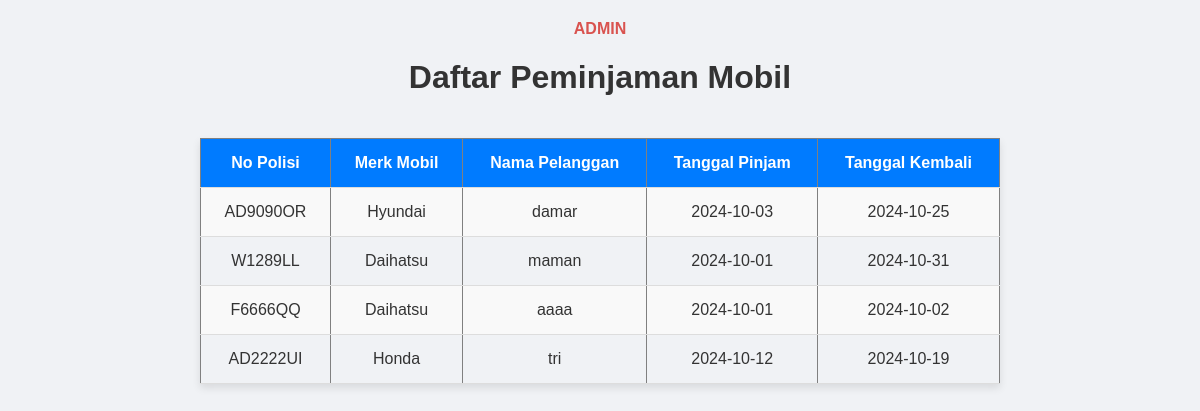
The page / on the database its author committed.
### tables this page shows
CREATE TABLE `peminjaman` (
  `id_pinjam` int(11) NOT NULL,
  `nopol` varchar(8) NOT NULL,
  `kode_pelanggan` varchar(4) NOT NULL,
  `tgl_pinjam` date NOT NULL,
  `tgl_kembali` date NOT NULL
);

CREATE TABLE `mobil` (
  `nopol` varchar(8) NOT NULL,
  `nama_pemilik` varchar(20) NOT NULL,
  `alamat` varchar(35) NOT NULL,
  `merk` varchar(15) NOT NULL,
  `type` varchar(15) NOT NULL,
  `jenis` varchar(15) NOT NULL,
  `tahun_pembuatan` int(4) DEFAULT NULL,
  `warna` varchar(15) DEFAULT NULL
);

CREATE TABLE `pelanggan` (
  `kode_pelanggan` varchar(4) NOT NULL,
  `nama_pemilik` varchar(20) NOT NULL,
  `alamat` varchar(35) NOT NULL,
  `telp` varchar(15) DEFAULT NULL
);

### index.php (the view, shortened to what this page needs)
<?php
include 'db.php';
$result = mysqli_query($koneksi, "
    SELECT peminjaman.id_pinjam, peminjaman.tgl_pinjam, peminjaman.tgl_kembali,
           mobil.nopol, mobil.merk, pelanggan.nama_pemilik
    FROM peminjaman
    JOIN mobil ON peminjaman.nopol = mobil.nopol
    JOIN pelanggan ON peminjaman.kode_pelanggan = pelanggan.kode_pelanggan
");
?>
<!DOCTYPE html>
<html lang="en">
<head>
</head>
<body>
    <a href="admin.php">ADMIN</a>
    <h1>Daftar Peminjaman Mobil</h1>
    <table border="1" cellpadding="10" cellspacing="0">
        <tr>
            <th>No Polisi</th>
            <th>Merk Mobil</th>
            <th>Nama Pelanggan</th>
            <th>Tanggal Pinjam</th>
            <th>Tanggal Kembali</th>
        </tr>
        <?php while ($row = mysqli_fetch_assoc($result)) : ?>
        <tr>
            <td><?= $row['nopol']; ?></td>
            <td><?= $row['merk']; ?></td>
            <td><?= $row['nama_pemilik']; ?></td>
            <td><?= $row['tgl_pinjam']; ?></td>
            <td><?= $row['tgl_kembali']; ?></td>
        </tr>
        <?php endwhile; ?>
    </table>
</body>
</html>

### index.php (style rules this page uses)
body { font-family: Arial, sans-serif; background-color: #f0f2f5; color: #333; display: flex; flex-direction: column; align-items: center; margin: 0; padding: 20px; }
table { width: 90%; max-width: 800px; margin: 20px 0; border-collapse: collapse; box-shadow: 0px 4px 8px rgba(0, 0, 0, 0.1); overflow: hidden; }
table th, table td { padding: 15px; text-align: center; border-bottom: 1px solid #ddd; }
table th { background-color: #007bff; color: white; font-weight: bold; }
table tr:nth-child(even) { background-color: #f9f9f9; }
a { color: #d9534f; text-decoration: none; font-weight: bold; }

### rows shown on the page
peminjaman: nopol.nopol "AD9090OR", nopol.merk "Hyundai", kode_pelanggan.nama_pemilik "damar", tgl_pinjam "2024-10-03", tgl_kembali "2024-10-25"
peminjaman: nopol.nopol "W1289LL", nopol.merk "Daihatsu", kode_pelanggan.nama_pemilik "maman", tgl_pinjam "2024-10-01", tgl_kembali "2024-10-31"
peminjaman: nopol.nopol "F6666QQ", nopol.merk "Daihatsu", kode_pelanggan.nama_pemilik "aaaa", tgl_pinjam "2024-10-01", tgl_kembali "2024-10-02"
peminjaman: nopol.nopol "AD2222UI", nopol.merk "Honda", kode_pelanggan.nama_pemilik "tri", tgl_pinjam "2024-10-12", tgl_kembali "2024-10-19"
